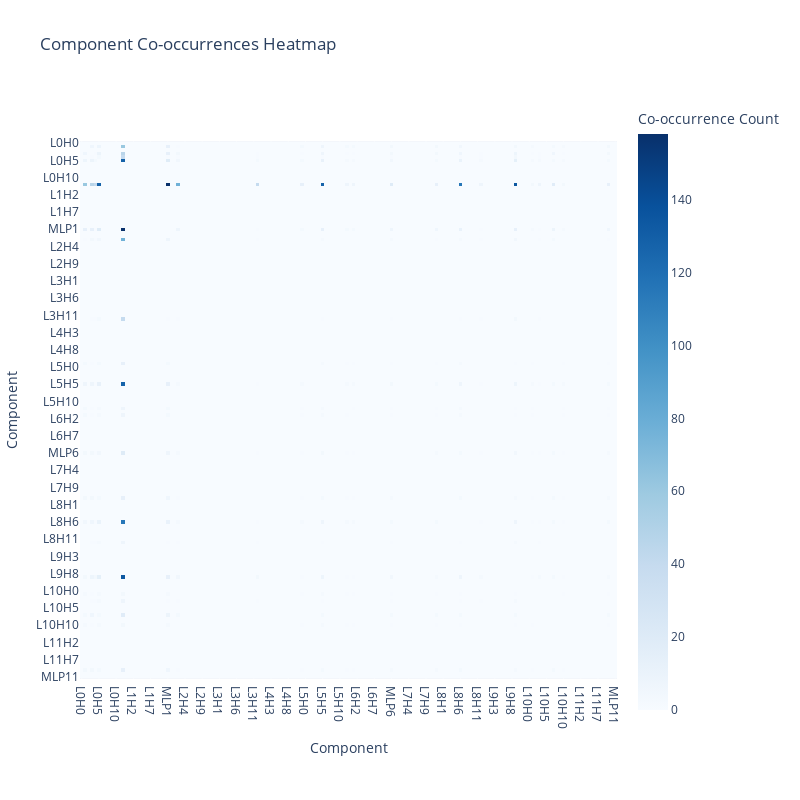

The notebook cell this image was saved under:
### Code cell
cp.visualize_co_occurrences()

### Figure 1 — Plotly figure (JSON) as saved in the notebook; plotly's stock layout.template omitted (floating-point values rounded to 4 significant figures; data arrays with more than 128 entries replaced by an {"elided": "..."} marker saying what was removed)
{"data": [{"coloraxis": "coloraxis", "hovertemplate": "Component: %{x}<br>Component: %{y}<br>Co-occurrence Count: %{z}<extra></extra>", "name": "0", "type": "heatmap", "x": {"elided": "156 str values"}, "xaxis": "x", "y": {"elided": "156 str values"}, "yaxis": "y", "z": {"elided": "156x156 int values"}}], "layout": {"coloraxis": {"colorbar": {"title": {"text": "Co-occurrence Count"}}, "colorscale": [[0, "rgb(247,251,255)"], [0.125, "rgb(222,235,247)"], [0.25, "rgb(198,219,239)"], [0.375, "rgb(158,202,225)"], [0.5, "rgb(107,174,214)"], [0.625, "rgb(66,146,198)"], [0.75, "rgb(33,113,181)"], [0.875, "rgb(8,81,156)"], [1, "rgb(8,48,107)"]]}, "height": 800, "title": {"text": "Component Co-occurrences Heatmap"}, "width": 800, "xaxis": {"anchor": "y", "constrain": "domain", "domain": [0, 1], "scaleanchor": "y", "title": {"text": "Component"}}, "yaxis": {"anchor": "x", "autorange": "reversed", "constrain": "domain", "domain": [0, 1], "title": {"text": "Component"}}}}
